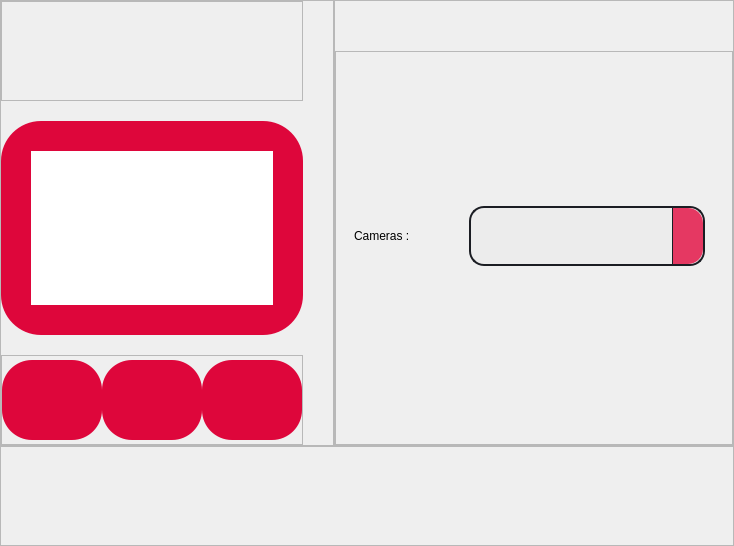
               <widget class="QWidget" name="faceDetection_page">
                <layout class="QVBoxLayout" name="verticalLayout_37">
                 <property name="spacing">
                  <number>0</number>
                 </property>
                 <property name="leftMargin">
                  <number>0</number>
                 </property>
                 <property name="topMargin">
                  <number>0</number>
                 </property>
                 <property name="rightMargin">
                  <number>0</number>
                 </property>
                 <property name="bottomMargin">
                  <number>0</number>
                 </property>
                 <item>
                  <widget class="QFrame" name="frame_33">
                   <property name="frameShape">
                    <enum>QFrame::NoFrame</enum>
                   </property>
                   <property name="frameShadow">
                    <enum>QFrame::Raised</enum>
                   </property>
                   <layout class="QHBoxLayout" name="horizontalLayout_15">
                    <property name="spacing">
                     <number>0</number>
                    </property>
                    <property name="leftMargin">
                     <number>0</number>
                    </property>
                    <property name="topMargin">
                     <number>0</number>
                    </property>
                    <property name="rightMargin">
                     <number>0</number>
                    </property>
                    <property name="bottomMargin">
                     <number>0</number>
                    </property>
                    <item>
                     <widget class="QFrame" name="frame_40">
                      <property name="minimumSize">
                       <size>
                        <width>0</width>
                        <height>0</height>
                       </size>
                      </property>
                      <property name="maximumSize">
                       <size>
                        <width>16777215</width>
                        <height>16777215</height>
                       </size>
                      </property>
                      <property name="frameShape">
                       <enum>QFrame::StyledPanel</enum>
                      </property>
                      <property name="frameShadow">
                       <enum>QFrame::Raised</enum>
                      </property>
                      <layout class="QVBoxLayout" name="verticalLayout_38">
                       <property name="spacing">
                        <number>20</number>
                       </property>
                       <property name="leftMargin">
                        <number>0</number>
                       </property>
                       <property name="topMargin">
                        <number>0</number>
                       </property>
                       <property name="rightMargin">
                        <number>30</number>
                       </property>
                       <property name="bottomMargin">
                        <number>0</number>
                       </property>
                       <item>
                        <widget class="QFrame" name="frame_41">
                         <property name="minimumSize">
                          <size>
                           <width>0</width>
                           <height>100</height>
                          </size>
                         </property>
                         <property name="maximumSize">
                          <size>
                           <width>16777215</width>
                           <height>100</height>
                          </size>
                         </property>
                         <property name="frameShape">
                          <enum>QFrame::StyledPanel</enum>
                         </property>
                         <property name="frameShadow">
                          <enum>QFrame::Raised</enum>
                         </property>
                         <layout class="QVBoxLayout" name="verticalLayout_46">
                          <property name="leftMargin">
                           <number>60</number>
                          </property>
                          <property name="topMargin">
                           <number>20</number>
                          </property>
                          <property name="rightMargin">
                           <number>0</number>
                          </property>
                          <property name="bottomMargin">
                           <number>0</number>
                          </property>
                          <item>
                           <widget class="QLabel" name="warning_faceDetection_label">
                            <property name="styleSheet">
                             <string notr="true">font: 63 16pt &quot;Open Sans Semibold&quot;;</string>
                            </property>
                            <property name="text">
                             <string/>
                            </property>
                           </widget>
                          </item>
                         </layout>
                        </widget>
                       </item>
                       <item>
                        <widget class="QFrame" name="frame_FD">
                         <property name="minimumSize">
                          <size>
                           <width>0</width>
                           <height>0</height>
                          </size>
                         </property>
                         <property name="maximumSize">
                          <size>
                           <width>16777215</width>
                           <height>16777215</height>
                          </size>
                         </property>
                         <property name="styleSheet">
                          <string notr="true">background-color:rgb(222, 6, 59);
border-radius:40px;</string>
                         </property>
                         <property name="frameShape">
                          <enum>QFrame::StyledPanel</enum>
                         </property>
                         <property name="frameShadow">
                          <enum>QFrame::Raised</enum>
                         </property>
                         <layout class="QVBoxLayout" name="verticalLayout_44">
                          <property name="spacing">
                           <number>30</number>
                          </property>
                          <property name="leftMargin">
                           <number>30</number>
                          </property>
                          <property name="topMargin">
                           <number>30</number>
                          </property>
                          <property name="rightMargin">
                           <number>30</number>
                          </property>
                          <property name="bottomMargin">
                           <number>30</number>
                          </property>
                          <item>
                           <widget class="QFrame" name="frame_FD_bg">
                            <property name="styleSheet">
                             <string notr="true">background-color: rgb(255, 255, 255);
border-radius:00px;</string>
                            </property>
                            <property name="frameShape">
                             <enum>QFrame::StyledPanel</enum>
                            </property>
                            <property name="frameShadow">
                             <enum>QFrame::Raised</enum>
                            </property>
                            <layout class="QVBoxLayout" name="verticalLayout_45">
                             <property name="spacing">
                              <number>0</number>
                             </property>
                             <property name="leftMargin">
                              <number>0</number>
                             </property>
                             <property name="topMargin">
                              <number>0</number>
                             </property>
                             <property name="rightMargin">
                              <number>0</number>
                             </property>
                             <property name="bottomMargin">
                              <number>0</number>
                             </property>
                             <item alignment="Qt::AlignHCenter|Qt::AlignVCenter">
                              <widget class="QLabel" name="detection_faceDetection_label">
                               <property name="text">
                                <string>&lt;html&gt;&lt;head/&gt;&lt;body&gt;&lt;p align=&quot;center&quot;&gt;&lt;br/&gt;&lt;/p&gt;&lt;/body&gt;&lt;/html&gt;</string>
                               </property>
                              </widget>
                             </item>
                            </layout>
                           </widget>
                          </item>
                         </layout>
                        </widget>
                       </item>
                       <item>
                        <widget class="QFrame" name="frame_48">
                         <property name="minimumSize">
                          <size>
                           <width>0</width>
                           <height>90</height>
                          </size>
                         </property>
                         <property name="maximumSize">
                          <size>
                           <width>16777215</width>
                           <height>90</height>
                          </size>
                         </property>
                         <property name="frameShape">
                          <enum>QFrame::StyledPanel</enum>
                         </property>
                         <property name="frameShadow">
                          <enum>QFrame::Raised</enum>
                         </property>
                         <layout class="QHBoxLayout" name="horizontalLayout_17">
                          <property name="spacing">
                           <number>0</number>
                          </property>
                          <property name="leftMargin">
                           <number>0</number>
                          </property>
                          <property name="topMargin">
                           <number>0</number>
                          </property>
                          <property name="rightMargin">
                           <number>0</number>
                          </property>
                          <property name="bottomMargin">
                           <number>0</number>
                          </property>
                          <item>
                           <widget class="QPushButton" name="btn_face_img_detect">
                            <property name="minimumSize">
                             <size>
                              <width>100</width>
                              <height>80</height>
                             </size>
                            </property>
                            <property name="maximumSize">
                             <size>
                              <width>100</width>
                              <height>80</height>
                             </size>
                            </property>
                            <property name="styleSheet">
                             <string notr="true">QPushButton {
color: rgb(255, 255, 255);
font: 63 12pt &quot;Open Sans Semibold&quot;;
border-radius: 0px;
background-color: rgb(222, 6, 59);
border:none;
border-radius:30px;

    }
QPushButton:hover{
background-color: #e53862;
}QPushButton:pressed{
font: 63 11pt &quot;Open Sans Semibold&quot;;
background-color:#e85176;
}

</string>
                            </property>
                            <property name="text">
                             <string/>
                            </property>
                            <property name="icon">
                             <iconset resource="app_icons.qrc">
                              <normaloff>:/light/icons - Copy/face-detection (1).png</normaloff>:/light/icons - Copy/face-detection (1).png</iconset>
                            </property>
                            <property name="iconSize">
                             <size>
                              <width>60</width>
                              <height>60</height>
                             </size>
                            </property>
                           </widget>
                          </item>
                          <item>
                           <widget class="QPushButton" name="btn_face_video_detect">
                            <property name="minimumSize">
                             <size>
                              <width>100</width>
                              <height>80</height>
                             </size>
                            </property>
                            <property name="maximumSize">
                             <size>
                              <width>100</width>
                              <height>80</height>
                             </size>
                            </property>
                            <property name="styleSheet">
                             <string notr="true">QPushButton {
color: rgb(255, 255, 255);
font: 63 12pt &quot;Open Sans Semibold&quot;;
border-radius: 0px;
background-color: rgb(222, 6, 59);
border:none;
border-radius:30px;

    }
QPushButton:hover{
background-color: #e53862;
}QPushButton:pressed{
font: 63 11pt &quot;Open Sans Semibold&quot;;
background-color:#e85176;
}

</string>
                            </property>
                            <property name="text">
                             <string/>
                            </property>
                            <property name="icon">
                             <iconset resource="app_icons.qrc">
                              <normaloff>:/shared/icons - Copy/video-camera.png</normaloff>:/shared/icons - Copy/video-camera.png</iconset>
                            </property>
                            <property name="iconSize">
                             <size>
                              <width>60</width>
                              <height>60</height>
                             </size>
                            </property>
                           </widget>
                          </item>
                          <item>
                           <widget class="QPushButton" name="btn_face_video_stop">
                            <property name="minimumSize">
                             <size>
                              <width>100</width>
                              <height>80</height>
                             </size>
                            </property>
                            <property name="maximumSize">
                             <size>
                              <width>100</width>
                              <height>80</height>
                             </size>
                            </property>
                            <property name="styleSheet">
                             <string notr="true">QPushButton {
color: rgb(255, 255, 255);
font: 63 12pt &quot;Open Sans Semibold&quot;;
border-radius: 0px;
background-color: rgb(222, 6, 59);
border:none;
border-radius:30px;

    }
QPushButton:hover{
background-color: #e53862;
}QPushButton:pressed{
font: 63 11pt &quot;Open Sans Semibold&quot;;
background-color:#e85176;
}

</string>
                            </property>
                            <property name="text">
                             <string/>
                            </property>
                            <property name="icon">
                             <iconset resource="app_icons.qrc">
                              <normaloff>:/shared/icons - Copy/arretez.png</normaloff>:/shared/icons - Copy/arretez.png</iconset>
                            </property>
                            <property name="iconSize">
                             <size>
                              <width>60</width>
                              <height>60</height>
                             </size>
                            </property>
                           </widget>
                          </item>
                         </layout>
                        </widget>
                       </item>
                      </layout>
                     </widget>
                    </item>
                    <item>
                     <widget class="QFrame" name="frame_39">
                      <property name="minimumSize">
                       <size>
                        <width>400</width>
                        <height>0</height>
                       </size>
                      </property>
                      <property name="maximumSize">
                       <size>
                        <width>400</width>
                        <height>16777215</height>
                       </size>
                      </property>
                      <property name="frameShape">
                       <enum>QFrame::StyledPanel</enum>
                      </property>
                      <property name="frameShadow">
                       <enum>QFrame::Raised</enum>
                      </property>
                      <layout class="QVBoxLayout" name="verticalLayout_39">
                       <property name="spacing">
                        <number>0</number>
                       </property>
                       <property name="leftMargin">
                        <number>0</number>
                       </property>
                       <property name="topMargin">
                        <number>50</number>
                       </property>
                       <property name="rightMargin">
                        <number>0</number>
                       </property>
                       <property name="bottomMargin">
                        <number>0</number>
                       </property>
                       <item>
                        <widget class="QFrame" name="frame_43">
                         <property name="styleSheet">
                          <string notr="true">QFrame{
border-left:2px solid rgb(236, 236, 236);;
}</string>
                         </property>
                         <property name="frameShape">
                          <enum>QFrame::StyledPanel</enum>
                         </property>
                         <property name="frameShadow">
                          <enum>QFrame::Raised</enum>
                         </property>
                         <layout class="QVBoxLayout" name="verticalLayout_40">
                          <item>
                           <widget class="QFrame" name="frame_44">
                            <property name="minimumSize">
                             <size>
                              <width>0</width>
                              <height>350</height>
                             </size>
                            </property>
                            <property name="maximumSize">
                             <size>
                              <width>16777215</width>
                              <height>350</height>
                             </size>
                            </property>
                            <property name="styleSheet">
                             <string notr="true">border:none;</string>
                            </property>
                            <property name="frameShape">
                             <enum>QFrame::StyledPanel</enum>
                            </property>
                            <property name="frameShadow">
                             <enum>QFrame::Raised</enum>
                            </property>
                            <layout class="QHBoxLayout" name="horizontalLayout_16">
                             <item>
                              <widget class="QLabel" name="label_7">
                               <property name="minimumSize">
                                <size>
                                 <width>100</width>
                                 <height>0</height>
                                </size>
                               </property>
                               <property name="maximumSize">
                                <size>
                                 <width>100</width>
                                 <height>16777215</height>
                                </size>
                               </property>
                               <property name="styleSheet">
                                <string notr="true">

font: 63 10pt &quot;Open Sans Semibold&quot;;

</string>
                               </property>
                               <property name="text">
                                <string>Cameras :</string>
                               </property>
                              </widget>
                             </item>
                             <item>
                              <widget class="QFrame" name="frame_46">
                               <property name="frameShape">
                                <enum>QFrame::StyledPanel</enum>
                               </property>
                               <property name="frameShadow">
                                <enum>QFrame::Raised</enum>
                               </property>
                               <layout class="QVBoxLayout" name="verticalLayout_41">
                                <item>
                                 <widget class="QComboBox" name="comboBox_camera">
                                  <property name="minimumSize">
                                   <size>
                                    <width>0</width>
                                    <height>60</height>
                                   </size>
                                  </property>
                                  <property name="maximumSize">
                                   <size>
                                    <width>16777215</width>
                                    <height>60</height>
                                   </size>
                                  </property>
                                  <property name="styleSheet">
                                   <string notr="true">
QComboBox {
color: rgb(0, 0, 0);
font: 63 13pt &quot;Open Sans Semibold&quot;;
background-color: rgb(236, 236, 236);
border-radius: 15px;
border: 2px solid rgb(27, 29, 35);
padding-left: 10px;
}
QComboBox:hover {
color: rgb(69, 69, 69);
	background-color: rgb(255, 255, 255);
font: 63 14pt &quot;Open Sans Semibold&quot;;
border: 2px solid #e53862;
}
QComboBox:focus {
background-color: rgb(236, 236, 236);
color: rgb(0, 0, 0);
font: 63 15pt &quot;Open Sans Semibold&quot;;
	border: 2px solid #e85176;
}
QComboBox QAbstractItemView

{
background-color: rgb(236, 236, 236);
    border-radius: 15px;
	border: 2px solid rgb(27, 29, 35);
    color: black;
    selection-background-color:#e53862;
}
QComboBox::drop-down
{
color: rgb(0, 0, 0);
font: 63 13pt &quot;Open Sans Semibold&quot;;
background-color: #e53862;
width:30px;
border-left: 1px solid rgb(27, 29, 35);
border-top-right-radius:15px;
border-bottom-right-radius:15px;
 }
QScrollBar:horizontal {
    border: none;
    background-color: rgb(230, 233, 237);
    height: 20px;
    margin: 0px 20px 0 20px;
	border-radius: 0px;
}
QScrollBar::handle:horizontal {
    
	background-color: rgb(184, 186, 190);
    min-width: 20px;
	border-radius: 0px
}
QScrollBar::handle:horizontal:hover {
   
	background-color: rgb(138, 140, 142);
}
QScrollBar::add-line:horizontal {
    border: none;
    background-color: rgb(207, 210, 213);
    width: 20px;
	border-top-right-radius: 10px;
    border-bottom-right-radius: 10px;
    subcontrol-position: right;
    subcontrol-origin: margin;
}
QScrollBar::sub-line:horizontal {
    border: none;
   background-color: rgb(207, 210, 213);
    width: 20px;
	border-top-left-radius: 10px;
    border-bottom-left-radius: 10px;
    subcontrol-position: left;
    subcontrol-origin: margin;
}
QScrollBar::up-arrow:horizontal, QScrollBar::down-arrow:horizontal
{
     background: none;
}
QScrollBar::add-page:horizontal, QScrollBar::sub-page:horizontal
{
     background: none;
}
 QScrollBar:vertical {
	border: none;
   background-color: rgb(230, 233, 237);
    width: 20px;
    margin: 20px 0 20px 0;
	border-radius: 0px;
 }
 QScrollBar::handle:vertical {	
	
	background-color: rgb(184, 186, 190);
    min-height: 20px;
	border-radius: 0px
 }
QScrollBar::handle:vertical:hover{	
	
	
	background-color: rgb(138, 140, 142);
    min-height: 20px;
	border-radius: 0px
 }
 QScrollBar::add-line:vertical {
     border: none;
     height: 20px;
	
	background-color: rgb(207, 210, 213);
	border-bottom-left-radius: 10px;
    border-bottom-right-radius: 10px;
     subcontrol-position: bottom;
     subcontrol-origin: margin;
 }
 QScrollBar::sub-line:vertical {
	border: none;
	background-color: rgb(207, 210, 213);
     height: 20px;
	border-top-left-radius: 10px;
    border-top-right-radius: 10px;
     subcontrol-position: top;
     subcontrol-origin: margin;
 }

 QScrollBar::up-arrow:vertical, QScrollBar::down-arrow:vertical {
     background: none;
 }

 QScrollBar::add-page:vertical, QScrollBar::sub-page:vertical {
     background: none;
 }
</string>
                                  </property>
                                 </widget>
                                </item>
                               </layout>
                              </widget>
                             </item>
                            </layout>
                           </widget>
                          </item>
                          <item>
                           <widget class="QFrame" name="frame_45">
                            <property name="styleSheet">
                             <string notr="true">border:none;
</string>
                            </property>
                            <property name="frameShape">
                             <enum>QFrame::StyledPanel</enum>
                            </property>
                            <property name="frameShadow">
                             <enum>QFrame::Raised</enum>
                            </property>
                            <layout class="QVBoxLayout" name="verticalLayout_42">
                             <item>
                              <widget class="QFrame" name="frame_47">
                               <property name="frameShape">
                                <enum>QFrame::StyledPanel</enum>
                               </property>
                               <property name="frameShadow">
                                <enum>QFrame::Raised</enum>
                               </property>
                              </widget>
                             </item>
                            </layout>
                           </widget>
                          </item>
                         </layout>
                        </widget>
                       </item>
                      </layout>
                     </widget>
                    </item>
                   </layout>
                  </widget>
                 </item>
                 <item>
                  <widget class="QFrame" name="frame_38">
                   <property name="minimumSize">
                    <size>
                     <width>0</width>
                     <height>100</height>
                    </size>
                   </property>
                   <property name="maximumSize">
                    <size>
                     <width>16777215</width>
                     <height>100</height>
                    </size>
                   </property>
                   <property name="frameShape">
                    <enum>QFrame::StyledPanel</enum>
                   </property>
                   <property name="frameShadow">
                    <enum>QFrame::Raised</enum>
                   </property>
                   <layout class="QVBoxLayout" name="verticalLayout_43">
                    <property name="spacing">
                     <number>0</number>
                    </property>
                    <property name="leftMargin">
                     <number>300</number>
                    </property>
                    <property name="topMargin">
                     <number>0</number>
                    </property>
                    <property name="rightMargin">
                     <number>300</number>
                    </property>
                    <property name="bottomMargin">
                     <number>0</number>
                    </property>
                   </layout>
                  </widget>
                 </item>
                </layout>
               </widget>
